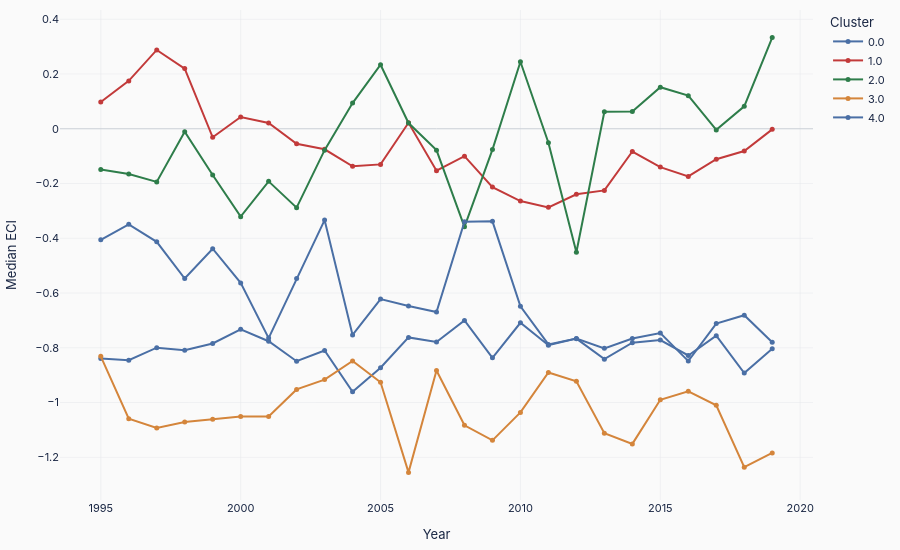

Notebook code cell kept with this figure:
### Markdown cell above
### 1b. Median ECI Trajectory by Resource-Profile Cluster

### Code cell
traj = (df.groupby(['Year', 'Cluster'])['Economic Complexity Index']
          .median().reset_index())

clusters_present = sorted(traj['Cluster'].dropna().unique())

fig = go.Figure()
for i, cl in enumerate(clusters_present):
    sub = traj[traj['Cluster'] == cl]
    fig.add_trace(go.Scatter(
        x=sub['Year'], y=sub['Economic Complexity Index'],
        mode='lines+markers', name=str(cl),
        line=dict(color=CLUSTER_COLORS[i % len(CLUSTER_COLORS)], width=2),
        marker=dict(size=5),
    ))

fig.update_layout(**base_layout(
    xaxis=dict(
        title=dict(text='Year', font=dict(size=STYLE['axis_title_size'])),
        gridcolor=STYLE['grid_color'], gridwidth=STYLE['grid_width'],
        dtick=5,
    ),
    yaxis=dict(
        title=dict(text='Median ECI', font=dict(size=STYLE['axis_title_size'])),
        gridcolor=STYLE['grid_color'], gridwidth=STYLE['grid_width'],
        zeroline=True, zerolinecolor=STYLE['zero_line_color'], zerolinewidth=1,
    ),
    legend=dict(title=dict(text='Cluster'), font=dict(size=STYLE['legend_size'])),
))

save_chart(fig, os.path.join(OUT, 'eci_cluster_trajectories'))

### Figure 1 — Plotly figure (JSON) as saved in the notebook; plotly's stock layout.template omitted (floating-point values rounded to 4 significant figures)
{"data": [{"line": {"color": "#4a6fa5", "width": 2}, "marker": {"size": 5}, "mode": "lines+markers", "name": "0.0", "type": "scatter", "x": [1995, 1996, 1997, 1998, 1999, 2000, 2001, 2002, 2003, 2004, 2005, 2006, 2007, 2008, 2009, 2010, 2011, 2012, 2013, 2014, 2015, 2016, 2017, 2018, 2019], "y": [-0.8395, -0.845, -0.7995, -0.8085, -0.784, -0.7325, -0.776, -0.849, -0.81, -0.9605, -0.8725, -0.762, -0.779, -0.7, -0.8365, -0.7085, -0.7905, -0.766, -0.802, -0.766, -0.746, -0.8485, -0.7115, -0.681, -0.7795]}, {"line": {"color": "#c23a3a", "width": 2}, "marker": {"size": 5}, "mode": "lines+markers", "name": "1.0", "type": "scatter", "x": [1995, 1996, 1997, 1998, 1999, 2000, 2001, 2002, 2003, 2004, 2005, 2006, 2007, 2008, 2009, 2010, 2011, 2012, 2013, 2014, 2015, 2016, 2017, 2018, 2019], "y": [0.098, 0.175, 0.288, 0.22, -0.031, 0.043, 0.021, -0.055, -0.075, -0.137, -0.13, 0.022, -0.153, -0.1, -0.213, -0.264, -0.287, -0.239, -0.225, -0.083, -0.14, -0.174, -0.111, -0.081, -0.002]}, {"line": {"color": "#2e7d4a", "width": 2}, "marker": {"size": 5}, "mode": "lines+markers", "name": "2.0", "type": "scatter", "x": [1995, 1996, 1997, 1998, 1999, 2000, 2001, 2002, 2003, 2004, 2005, 2006, 2007, 2008, 2009, 2010, 2011, 2012, 2013, 2014, 2015, 2016, 2017, 2018, 2019], "y": [-0.149, -0.165, -0.194, -0.011, -0.169, -0.321, -0.192, -0.288, -0.078, 0.094, 0.234, 0.021, -0.078, -0.358, -0.076, 0.245, -0.051, -0.451, 0.062, 0.063, 0.152, 0.121, -0.004, 0.082, 0.333]}, {"line": {"color": "#d4853b", "width": 2}, "marker": {"size": 5}, "mode": "lines+markers", "name": "3.0", "type": "scatter", "x": [1995, 1996, 1997, 1998, 1999, 2000, 2001, 2002, 2003, 2004, 2005, 2006, 2007, 2008, 2009, 2010, 2011, 2012, 2013, 2014, 2015, 2016, 2017, 2018, 2019], "y": [-0.831, -1.059, -1.093, -1.071, -1.061, -1.051, -1.051, -0.952, -0.916, -0.848, -0.926, -1.255, -0.883, -1.083, -1.138, -1.036, -0.89, -0.922, -1.112, -1.151, -0.99, -0.959, -1.01, -1.236, -1.184]}, {"line": {"color": "#4a6fa5", "width": 2}, "marker": {"size": 5}, "mode": "lines+markers", "name": "4.0", "type": "scatter", "x": [1995, 1996, 1997, 1998, 1999, 2000, 2001, 2002, 2003, 2004, 2005, 2006, 2007, 2008, 2009, 2010, 2011, 2012, 2013, 2014, 2015, 2016, 2017, 2018, 2019], "y": [-0.4056, -0.349, -0.413, -0.547, -0.438, -0.563, -0.7645, -0.5465, -0.3335, -0.753, -0.622, -0.647, -0.6695, -0.3395, -0.338, -0.6485, -0.7875, -0.7665, -0.8415, -0.7815, -0.7715, -0.828, -0.7555, -0.892, -0.803]}], "layout": {"font": {"color": "#1a2744", "family": "IBM Plex Sans, -apple-system, BlinkMacSystemFont, sans-serif", "size": 11}, "height": 550, "legend": {"font": {"size": 11}, "title": {"text": "Cluster"}}, "margin": {"b": 50, "l": 60, "r": 40, "t": 10}, "paper_bgcolor": "#fafafa", "plot_bgcolor": "#fafafa", "xaxis": {"dtick": 5, "gridcolor": "#e5e7eb", "gridwidth": 0.5, "title": {"font": {"size": 13}, "text": "Year"}}, "yaxis": {"gridcolor": "#e5e7eb", "gridwidth": 0.5, "title": {"font": {"size": 13}, "text": "Median ECI"}, "zeroline": true, "zerolinecolor": "#c9cfd6", "zerolinewidth": 1}}}
